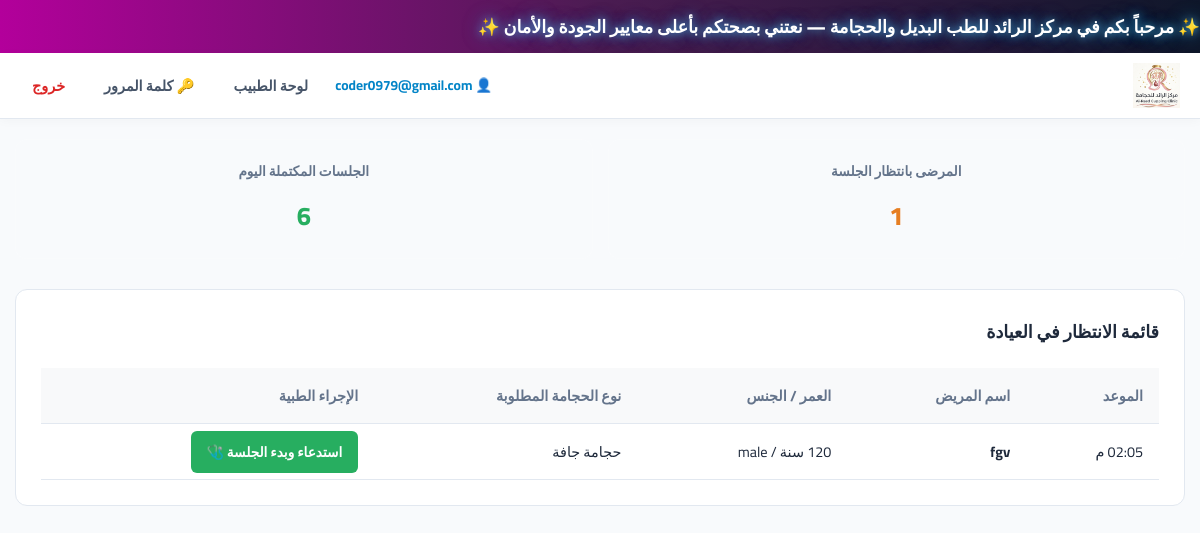
/doctor/ (signed in), run on the app's committed database.
### cuupping/models.py (models this page shows, shortened)
class Appointment(models.Model):
    STATUS_CHOICES = [
        ('waiting', 'في الانتظار'),
        ('in_session', 'في العيادة'),
        ('completed', 'مكتملة'),
        ('cancelled', 'ملغية'),
    ]
    CUPPING_TYPES = [
        ('preventive', 'حجامة وقائية'),
        ('therapeutic', 'حجامة علاجية'),
        ('dry', 'حجامة جافة'),
        ('massage', 'حجامة متزحلقة'),
    ]
    patient = models.ForeignKey(Patient, on_delete=models.CASCADE, related_name='appointments', verbose_name="المريض")
    doctor = models.ForeignKey(User, on_delete=models.SET_NULL, null=True, limit_choices_to={'is_staff': True}, verbose_name="الطبيب المعالج")
    appointment_date = models.DateField(verbose_name="تاريخ الموعد")
    appointment_time = models.TimeField(verbose_name="وقت الموعد")
    cupping_type = models.CharField(max_length=20, choices=CUPPING_TYPES, default='preventive', verbose_name="نوع الحجامة")
    status = models.CharField(max_length=15, choices=STATUS_CHOICES, default='waiting', verbose_name="حالة الحجز")
    created_at = models.DateTimeField(auto_now_add=True)
    class Meta:
        verbose_name = "موعد"
        verbose_name_plural = "جدول المواعيد والحجوزات"

class Patient(models.Model):
    GENDER_CHOICES = [
        ('M', 'ذكر'),
        ('F', 'أنثى'),
    ]
    full_name = models.CharField(max_length=150, verbose_name="اسم المريض بالكامل")
    phone = models.CharField(max_length=20, unique=True, verbose_name="رقم الهاتف")
    gender = models.CharField(max_length=1, choices=GENDER_CHOICES, verbose_name="الجنس")
    age = models.PositiveIntegerField(verbose_name="العمر")
    chronic_diseases = models.TextField(blank=True, null=True, verbose_name="الأمراض المزمنة / التنبيهات الطبية")
    created_at = models.DateTimeField(auto_now_add=True, verbose_name="تاريخ التسجيل")
    class Meta:
        verbose_name = "مريض"
        verbose_name_plural = "السجل الطبي - المرضى"

### cuupping/views.py (the view)
    def wrap(request, *args, **kwargs):
        if request.user.is_authenticated and (request.user.groups.filter(name='Doctors').exists() or request.user.is_superuser):
            return view_func(request, *args, **kwargs)
        raise PermissionDenied

### cuupping/context_processors.py (called while the page is built)
def cuupping_permissions(request):
    if not hasattr(request, 'user') or not request.user.is_authenticated:
        return {
            'is_doctor': False,
            'is_receptionist': False,
        }
    return {
        'is_doctor': request.user.groups.filter(name='Doctors').exists(),
        'is_receptionist': request.user.groups.filter(name='Receptionists').exists(),
    }

### cuupping/views.py (called while the page is built)
def doctor_required(view_func):
    def wrap(request, *args, **kwargs):
        if request.user.is_authenticated and (request.user.groups.filter(name='Doctors').exists() or request.user.is_superuser):
            return view_func(request, *args, **kwargs)
        raise PermissionDenied
    return wrap

@login_required
@doctor_required
def doctor_dashboard(request):
    today = timezone.now().date()
    waiting_patients = Appointment.objects.filter(appointment_date=today, status='waiting')
    completed_sessions = CuppingSession.objects.filter(completed_at__date=today)
    context = {
        'show_sidebar': True,
        'waiting_patients': waiting_patients,
        'completed_count': completed_sessions.count(),
    }
    return render(request, 'doctor_dashboard.html', context)

### cuupping/templates/doctor_dashboard.html (shortened to what this page needs)
{% extends "base.html" %}
{% load static %}
{% block content %}
<div class="stats-grid">
  <div class="stat-card">
    <h4>المرضى بانتظار الجلسة</h4>
    <div class="value" style="color: #e67e22;">{{ waiting_patients.count }}</div>
  </div>
  <div class="stat-card">
    <h4>الجلسات المكتملة اليوم</h4>
    <div class="value" style="color: #27ae60;">{{ completed_count }}</div>
  </div>
</div>
<div class="table-container">
  <div class="table-header">
    <h3>قائمة الانتظار في العيادة</h3>
  </div>
  <table class="custom-table">
    <thead>
      <tr>
        <th>الموعد</th>
        <th>اسم المريض</th>
        <th>العمر / الجنس</th>
        <th>نوع الحجامة المطلوبة</th>
        <th>الإجراء الطبية</th>
      </tr>
    </thead>
    <tbody>
      {% for app in waiting_patients %}
      <tr>
        <td>{{ app.appointment_time|time:"h:i A" }}</td>
        <td><strong>{{ app.patient.full_name }}</strong></td>
        <td>{{ app.patient.age }} سنة / {{ app.patient.get_gender_display }}</td>
        <td>{{ app.get_cupping_type_display }}</td>
        <td>
          <a href="{% url 'start_cupping_session' app.id %}" style="background-color: #27ae60; color: #fff; padding: 8px 16px; border-radius: 6px; text-decoration: none; font-weight: 700; font-size: 0.85rem;">
            استدعاء وبدء الجلسة 🩺
          </a>
        </td>
      </tr>
      {% empty %}
      <tr>
        <td colspan="5" style="text-align: center; padding: 20px;">لا يوجد مرضى بانتظار الجلسة حالياً.</td>
      </tr>
      {% endfor %}
    </tbody>
  </table>
</div>
{% endblock %}

### cuupping/templates/base.html (shortened to what this page needs)
{% load static %}
<!DOCTYPE html>
<html lang="ar" dir="rtl">
<head>
  <link rel="stylesheet" href="{% static 'css/style.css' %}">
</head>
<body>
  <div class="top-announcement-bar">
    <div class="animated-flash-text">
      ✨ مرحباً بكم في مركز الرائد للطب البديل والحجامة — نعتني بصحتكم بأعلى معايير الجودة والأمان ✨
    </div>
  </div>
  <nav class="navbar">
    <a href="/" class="brand-logo">
      <img src="{% static 'img/logo.jpg' %}" alt="شعار مركز الرائد" onerror="this.style.display='none'">
    </a>
    <div class="nav-links">
      {% if user.is_authenticated %}
        <span style="font-size: 0.85rem; font-weight: bold; color: #0284c7;">
          👤 {{ user.get_full_name|default:user.username }}
        </span>
        {% if is_receptionist or user.is_superuser %}
          <a href="{% url 'reception_dashboard' %}">الاستقبال</a>
        {% else %}
          <a href="{% url 'doctor_dashboard' %}">لوحة الطبيب</a>
        {% endif %}
        <a href="{% url 'change_password' %}">🔑 كلمة المرور</a>
        <a href="{% url 'logout' %}" style="color: #dc2626;">خروج</a>
      {% else %}
        <a href="{% url 'login' %}" class="btn-login-nav">تسجيل الدخول</a>
        <a href="{% url 'register' %}">إنشاء حساب</a>
      {% endif %}
    </div>
  </nav>
  <main class="main-container">
    {% block content %}
    {% endblock %}
  </main>
</body>
</html>

### static/css/style.css (style rules this page uses)
:root { --primary-color: #2563eb; --primary-hover: #1d4ed8; --bg-color: #f8fafc; --sidebar-bg: #1A1D29; --sidebar-text: #A0AEC0; --card-bg: #FFFFFF; --text-color: #1e293b; --text-muted: #64748b; --border-color: #e2e8f0; --sidebar-width: 260px; --header-height: 70px; --whatsapp-color: #25D366; --whatsapp-hover: #1ebd5a; }
* { box-sizing: border-box; margin: 0; padding: 0; font-family: 'Cairo', 'Segoe UI', Tahoma, Geneva, Verdana, sans-serif; }
body { background-color: var(--bg-color); color: var(--text-color); direction: rtl; min-height: 100vh; display: flex; flex-direction: column; overflow-x: hidden; }
.top-announcement-bar { background: linear-gradient(90deg, #b3009b, #4b1c52, #0f172a); color: #ffffff; padding: 10px 0; overflow: hidden; white-space: nowrap; position: relative; border: none; box-shadow: 0 4px 15px rgba(0, 0, 0, 0.3); }
.animated-flash-text { display: inline-block; font-size: 1.1rem; font-weight: 800; color: #ffffff; text-shadow: 0 0 8px rgba(79, 201, 253, 0.8), 0 0 18px rgba(56, 189, 248, 0.5), 0 0 28px rgba(56, 189, 248, 0.3); animation: marqueeFlash 12s linear infinite; }
.navbar { background-color: #ffffff; border-bottom: 1px solid var(--border-color); padding: 10px 20px; display: flex; justify-content: space-between; align-items: center; flex-wrap: wrap; gap: 15px; position: sticky; top: 0; z-index: 1000; box-shadow: 0 2px 10px rgba(0, 0, 0, 0.03); max-height: 70px; }
.brand-logo { font-size: 1.25rem; font-weight: 800; color: #0f172a; text-decoration: none; display: flex; align-items: center; gap: 8px; }
.brand-logo img { max-height: 45px !important; width: auto !important; object-fit: contain; display: inline-block; }
.nav-links { display: flex; align-items: center; gap: 15px; }
.nav-links a { text-decoration: none; color: #475569; font-weight: 600; font-size: 0.9rem; padding: 6px 12px; border-radius: 6px; transition: all 0.2s; }
.main-container, .landing-wrapper { flex: 1; width: 100%; max-width: 1200px; margin: 0 auto; padding: 20px 15px; }
.stats-grid { flex: 1 1 320px; display: grid; grid-template-columns: repeat(2, 1fr); gap: 15px; margin-bottom: 30px; }
.stat-card { background: rgba(255, 255, 255, 0.06); border: 1px solid rgba(255, 255, 255, 0.12); padding: 18px; border-radius: 12px; text-align: center; }
.stat-number, .stat-card .value { font-size: 1.6rem; font-weight: 800; color: #38bdf8; }
.stat-card h4 { color: var(--text-muted); font-size: 0.85rem; font-weight: 600; margin-bottom: 8px; }
.table-container { background-color: var(--card-bg); border-radius: 12px; border: 1px solid var(--border-color); padding: 25px; margin-bottom: 30px; }
.table-header { display: flex; justify-content: space-between; align-items: center; margin-bottom: 20px; }
.table-header h3 { font-size: 1.1rem; font-weight: 700; }
.custom-table { width: 100%; border-collapse: collapse; text-align: right; }
.custom-table th, .custom-table td { padding: 14px 16px; border-bottom: 1px solid var(--border-color); font-size: 0.9rem; }
.custom-table th { background-color: #F8F9FA; color: var(--text-muted); font-weight: 700; }

### data on the page
Appointment: appointment_time "02:05 م", patient.full_name "fgv", patient.gender "male", cupping_type "حجامة جافة"

### other printed values
{{ user.get_full_name|default:user.username }} "coder0979@gmail.com"
{{ waiting_patients.count }} "1"
{{ completed_count }} "6"
